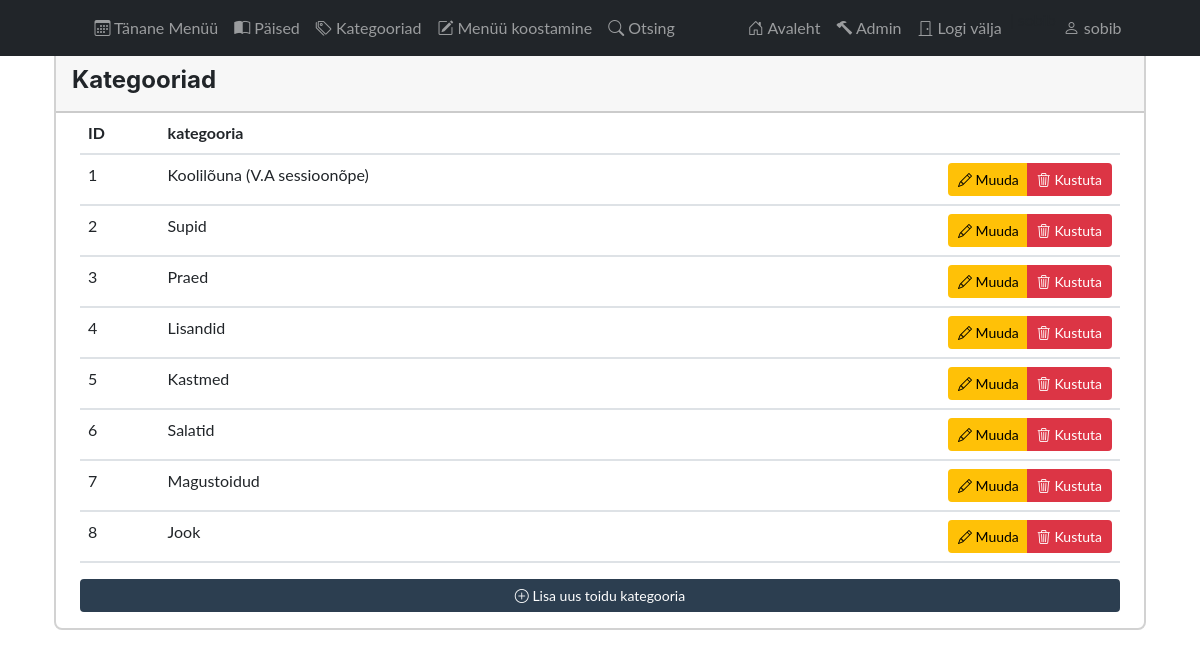
Page /app_admin/category/ (signed in) on the earlier database version.
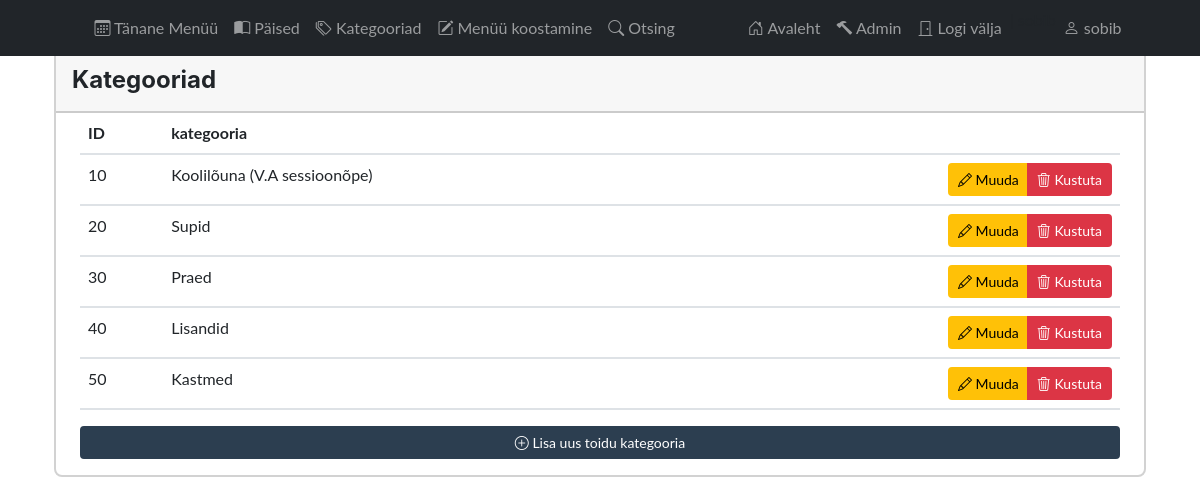
Same page on the later database version.
### app_admin/models.py (models this page shows, shortened)
class Category(models.Model):
    category_name = models.CharField(max_length=100, unique=True, verbose_name="Toidu kategooria nimi:")
    category_sort_id = models.PositiveIntegerField(unique=True, verbose_name="Toidu kategooria number:")
    class Meta:
        ordering = ["category_sort_id"]
        verbose_name_plural = "category_names"

### app_admin/views.py (the view)
# urls.py: path('category/', views.CategoryListView.as_view(), name="category"),
class CategoryListView(ListView):
    model = Category
    template_name = 'app_admin/category.html'
    context_object_name = 'data'  # Use a more general name to hold both categories and menus
    def get_queryset(self):
        categories = Category.objects.all()
        return {'categories': categories}

### app_admin/templates/app_admin/category.html (shortened to what this page needs)
{% extends "base_admin.html" %}
{% block content %}
    {% if user.is_authenticated %}
        <div class="container mt-5">
            <div class="col-auto mx-auto">
                <div class="card col-12 mx-auto">
                    <div class="card-header">
                        <div class="card-title d-flex justify-content-between align-self-auto">
                            <h4 class="m-0 mt-2">Kategooriad</h4>
                        </div>
                    </div>
                    <div class="table-body mx-4">
                        <table class="table custom-table" id="dataTable">
                            <thead>
                            <tr>
                                <th>ID</th>
                                <th>kategooria</th>
                                <th></th>
                            </tr>
                            </thead>
                            <tbody>
                            {% for category in data.categories %}
                                <tr>
                                    <td>{{ category.category_sort_id }}</td>
                                    <td>{{ category.category_name }}</td>
                                    <td class="text-end">
                                        <div class="btn-group">
                                            <a class="btn btn-warning btn-sm"
                                               href="{% url 'app_admin:category_update' pk=category.id %}"><i
                                                    class="bi bi-pencil"></i> Muuda</a>
                                            <a class="btn btn-danger btn-sm"
                                               href="{% url 'app_admin:category_delete' pk=category.id %}"><i
                                                    class="bi bi-trash3"></i> Kustuta</a>
                                        </div>
                                    </td>
                                </tr>
                            {% endfor %}
                            </tbody>
                        </table>
                        <a class="btn btn-secondary btn-sm d-block mx-auto mt-3 mb-3"
                           href="{% url 'app_admin:category_create' %}"><i class="bi bi-plus-circle"></i> Lisa uus toidu
                            kategooria</a>
                    </div>
                </div>
            </div>
        </div>
    {% endif %}
{% endblock %}

Differences in the rows shown:
removed Category: category_sort_id "1", category_name "Koolilõuna (V.A sessioonõpe)"
removed Category: category_sort_id "2", category_name "Supid"
removed Category: category_sort_id "3", category_name "Praed"
removed Category: category_sort_id "4", category_name "Lisandid"
removed Category: category_sort_id "5", category_name "Kastmed"
removed Category: category_sort_id "6", category_name "Salatid"
removed Category: category_sort_id "7", category_name "Magustoidud"
removed Category: category_sort_id "8", category_name "Jook"
added Category: category_sort_id "10", category_name "Koolilõuna (V.A sessioonõpe)"
added Category: category_sort_id "20", category_name "Supid"
added Category: category_sort_id "30", category_name "Praed"
added Category: category_sort_id "40", category_name "Lisandid"
added Category: category_sort_id "50", category_name "Kastmed"
